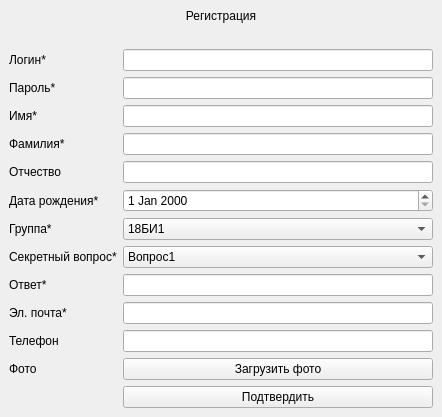
<?xml version="1.0" encoding="UTF-8"?>
<ui version="4.0">
 <class>RegistrationWindow</class>
 <widget class="QMainWindow" name="RegistrationWindow">
  <property name="geometry">
   <rect>
    <x>0</x>
    <y>0</y>
    <width>442</width>
    <height>402</height>
   </rect>
  </property>
  <property name="windowTitle">
   <string>MainWindow</string>
  </property>
  <widget class="QWidget" name="centralwidget">
   <layout class="QFormLayout" name="formLayout">
    <item row="0" column="0" colspan="2">
     <widget class="QLabel" name="label">
      <property name="styleSheet">
       <string notr="true">font: 14pt &quot;MS Shell Dlg 2&quot;;</string>
      </property>
      <property name="text">
       <string>Регистрация</string>
      </property>
      <property name="alignment">
       <set>Qt::AlignCenter</set>
      </property>
     </widget>
    </item>
    <item row="3" column="0">
     <widget class="QLabel" name="label_3">
      <property name="text">
       <string>Логин*</string>
      </property>
     </widget>
    </item>
    <item row="3" column="1">
     <widget class="QLineEdit" name="loginLine"/>
    </item>
    <item row="4" column="0">
     <widget class="QLabel" name="label_4">
      <property name="text">
       <string>Пароль*</string>
      </property>
     </widget>
    </item>
    <item row="4" column="1">
     <widget class="QLineEdit" name="passwordLine"/>
    </item>
    <item row="5" column="0">
     <widget class="QLabel" name="label_5">
      <property name="text">
       <string>Имя*</string>
      </property>
     </widget>
    </item>
    <item row="5" column="1">
     <widget class="QLineEdit" name="nameLine"/>
    </item>
    <item row="6" column="0">
     <widget class="QLabel" name="label_6">
      <property name="text">
       <string>Фамилия*</string>
      </property>
     </widget>
    </item>
    <item row="6" column="1">
     <widget class="QLineEdit" name="lineEdit_4"/>
    </item>
    <item row="7" column="0">
     <widget class="QLabel" name="label_7">
      <property name="text">
       <string>Отчество</string>
      </property>
     </widget>
    </item>
    <item row="7" column="1">
     <widget class="QLineEdit" name="faternityLine"/>
    </item>
    <item row="8" column="0">
     <widget class="QLabel" name="label_8">
      <property name="text">
       <string>Дата рождения*</string>
      </property>
     </widget>
    </item>
    <item row="8" column="1">
     <widget class="QDateEdit" name="dateOfBirth"/>
    </item>
    <item row="9" column="0">
     <widget class="QLabel" name="label_9">
      <property name="text">
       <string>Группа*</string>
      </property>
     </widget>
    </item>
    <item row="15" column="1">
     <widget class="QPushButton" name="registerButton">
      <property name="text">
       <string>Подтвердить</string>
      </property>
     </widget>
    </item>
    <item row="9" column="1">
     <widget class="QComboBox" name="group">
      <item>
       <property name="text">
        <string>18БИ1</string>
       </property>
      </item>
      <item>
       <property name="text">
        <string>18БИ2</string>
       </property>
      </item>
     </widget>
    </item>
    <item row="10" column="0">
     <widget class="QLabel" name="label_10">
      <property name="text">
       <string>Секретный вопрос*</string>
      </property>
     </widget>
    </item>
    <item row="10" column="1">
     <widget class="QComboBox" name="question">
      <item>
       <property name="text">
        <string>Вопрос1</string>
       </property>
      </item>
      <item>
       <property name="text">
        <string>Вопрос2</string>
       </property>
      </item>
      <item>
       <property name="text">
        <string>Вопрос3</string>
       </property>
      </item>
     </widget>
    </item>
    <item row="11" column="0">
     <widget class="QLabel" name="label_11">
      <property name="text">
       <string>Ответ*</string>
      </property>
     </widget>
    </item>
    <item row="11" column="1">
     <widget class="QLineEdit" name="answerLine"/>
    </item>
    <item row="12" column="0">
     <widget class="QLabel" name="label_2">
      <property name="text">
       <string>Эл. почта*</string>
      </property>
     </widget>
    </item>
    <item row="13" column="0">
     <widget class="QLabel" name="label_12">
      <property name="text">
       <string>Телефон</string>
      </property>
     </widget>
    </item>
    <item row="14" column="0">
     <widget class="QLabel" name="label_13">
      <property name="text">
       <string>Фото</string>
      </property>
     </widget>
    </item>
    <item row="12" column="1">
     <widget class="QLineEdit" name="emailLine"/>
    </item>
    <item row="13" column="1">
     <widget class="QLineEdit" name="phoneLine"/>
    </item>
    <item row="14" column="1">
     <widget class="QPushButton" name="photoButton">
      <property name="text">
       <string>Загрузить фото</string>
      </property>
     </widget>
    </item>
    <item row="2" column="1">
     <widget class="QLabel" name="errorLabel">
      <property name="text">
       <string/>
      </property>
      <property name="alignment">
       <set>Qt::AlignCenter</set>
      </property>
     </widget>
    </item>
   </layout>
  </widget>
 </widget>
 <resources/>
 <connections/>
</ui>
